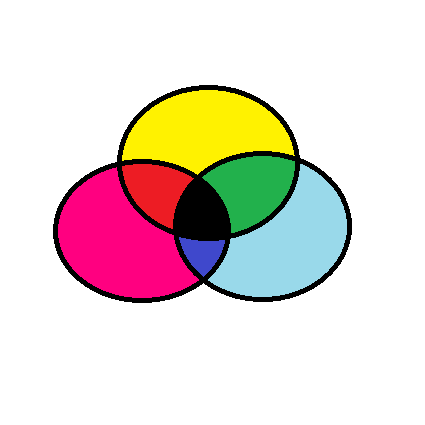
#> input picture 1_Basic/2_Color_Spaces/col.png, 425 x 425 px
$ jupyter execute colorspaces.ipynb
#> lines starting #> are read from the running program, lines starting #| are printed output that depends on the picture
# Color spaces
* ## Color Spaces are a way to represent the color channels present in the image that gives the image that particular hue.

* ## There are several different color spaces and each has its own significance.
* ## Some of the popular color spaces are :
    * ## RGB (Red, Green, Blue),
    * ## CMYK (Cyan, Magenta, Yellow, Black),
    * ## HSV (Hue, Saturation, Value), etc

[cell 1]
from matplotlib import pyplot as plt

def value(image):
    image = cv2.cvtColor(image, cv2.COLOR_BGR2RGB)
    plt.figure(figsize=(5,5))
    return image

[cell 2]
import cv2

img = cv2.imread("./col.png")
#> img is the input picture: shape (425, 425, 3); mean B, G, R 212.1, 217.5, 229.5
plt.imshow(value(img))

[cell 3]
orignal = value(img)

# split image

## Syntax
* ## cv2.split(image)

[cell 4]
B,G,R = cv2.split(orignal)
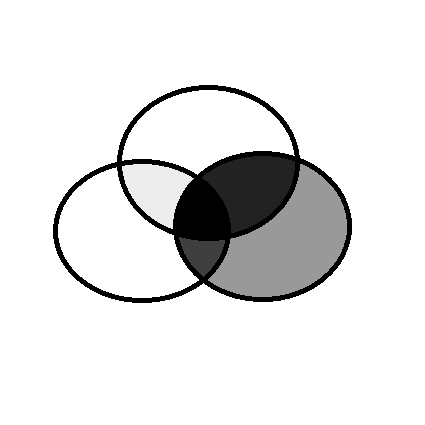
#> B: shape (425, 425); min 0, max 255, mean 229.5
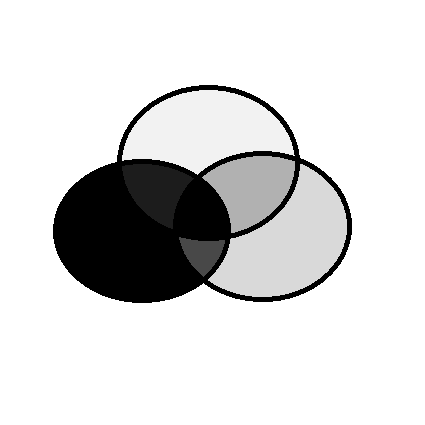
#> G: shape (425, 425); min 0, max 255, mean 217.5
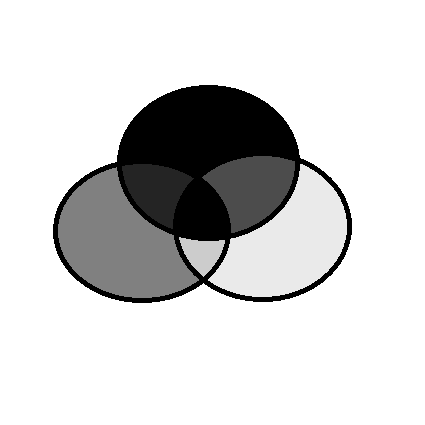
#> R: shape (425, 425); min 0, max 255, mean 212.1

# Blue

[cell 5]
plt.imshow(value(B))

# Green

[cell 6]
plt.imshow(value(G))

# Red

[cell 7]
plt.imshow(value(R))
